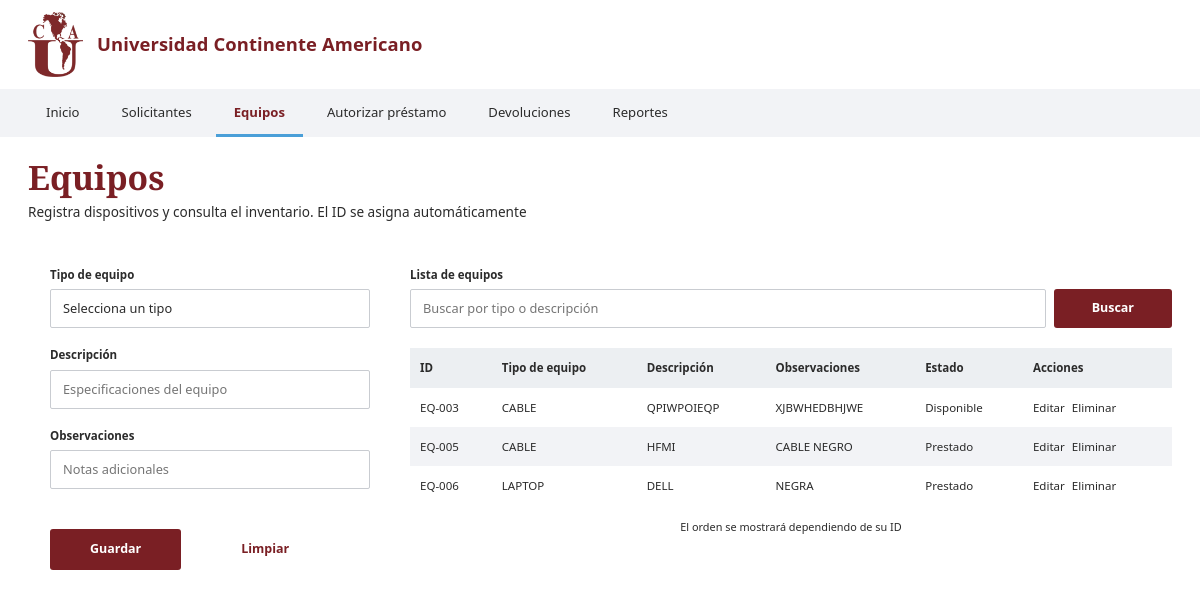
/equipos.php, run on the app's committed database.
### tables this page shows
CREATE TABLE `equipo` (
  `id_equipo` int NOT NULL AUTO_INCREMENT,
  `id_tipo` int NOT NULL,
  `descripcion` varchar(150) DEFAULT NULL,
  `observaciones` varchar(200) DEFAULT NULL,
  `estado` int NOT NULL DEFAULT '1',
  PRIMARY KEY (`id_equipo`),
  KEY `id_tipo_idx` (`id_tipo`),
  CONSTRAINT `id_tipo` FOREIGN KEY (`id_tipo`) REFERENCES `tipoequipo` (`id_tipo`) ON DELETE RESTRICT
);

CREATE TABLE `tipoequipo` (
  `id_tipo` int NOT NULL AUTO_INCREMENT,
  `nombre` varchar(45) NOT NULL,
  PRIMARY KEY (`id_tipo`),
  UNIQUE KEY `nombre_UNIQUE` (`nombre`)
);

### equipos.php (the view, shortened to what this page needs)
<?php
include "conexion.php";
$q = isset($_GET['q']) ? trim($_GET['q']) : "";
$sql = "SELECT e.id_equipo, t.nombre AS tipo, e.descripcion, e.observaciones, e.estado
        FROM equipo e
        INNER JOIN tipoequipo t ON t.id_tipo = e.id_tipo";
$sql .= " ORDER BY e.id_equipo ASC";
$stmt = $conexion->prepare($sql);
$stmt->execute();
$equipos = $stmt->get_result();
$equipo_a_editar = null;
?>
<!DOCTYPE html>
<html lang="es">
<head>
  <link rel="stylesheet" href="style.css">
</head>
<body>
  <?php include "encabezado.php"; ?>
  <main>
    <h1>Equipos</h1>
    <p class="subtitulo">Registra dispositivos y consulta el inventario.
                        El ID se asigna automáticamente</p>
    <div class="dos-columnas">
      <form class="formulario" action="<?= $equipo_a_editar ? 'editar_equipo.php' :
                                'guardar_equipo.php' ?>" method="post">
        <div class="campo">
          <label for="id_tipo">Tipo de equipo</label>
          <select id="id_tipo" name="id_tipo" required>
            <option value="">Selecciona un tipo</option>
          </select>
        </div>
        <div class="campo">
          <label for="descripcion">Descripción</label>
          <input type="text" id="descripcion" name="descripcion" maxlength="150"
                 value="<?= $equipo_a_editar ? htmlspecialchars($equipo_a_editar['descripcion']) :
                  '' ?>"
                 placeholder="Especificaciones del equipo" required>
        </div>
        <div class="campo">
          <label for="observaciones">Observaciones</label>
          <input type="text" id="observaciones" name="observaciones" maxlength="200"
                 value="<?= $equipo_a_editar ? htmlspecialchars($equipo_a_editar['observaciones']) :
                  '' ?>"
                 placeholder="Notas adicionales" required>
        </div>
        <div class="acciones-form">
          <?php if ($equipo_a_editar) { ?>
            <button type="submit" class="btn">Actualizar</button>
            <a class="btn-texto" href="equipos.php">Cancelar</a>
          <?php } else { ?>
            <button type="submit" class="btn">Guardar</button>
            <button type="reset" class="btn-texto">Limpiar</button>
          <?php } ?>
        </div>
      </form>
      <section class="lista">
        <label class="lista-titulo" for="buscar">Lista de equipos</label>
        <form class="busqueda" action="equipos.php" method="get">
          <input type="search" id="buscar" name="q" value="<?= htmlspecialchars($q) ?>"
                 placeholder="Buscar por tipo o descripción">
          <button type="submit" class="btn">Buscar</button>
        </form>
        <table class="tabla">
          <thead>
            <tr>
              <th>ID</th>
              <th>Tipo de equipo</th>
              <th>Descripción</th>
              <th>Observaciones</th>
              <th>Estado</th>
              <th>Acciones</th>
            </tr>
          </thead>
          <tbody>
            <?php if ($equipos->num_rows > 0) { ?>
              <?php while ($f = $equipos->fetch_assoc()) { ?>
                <tr>
                  <td>EQ-<?= str_pad($f['id_equipo'], 3, "0", STR_PAD_LEFT) ?></td>
                  <td><?= htmlspecialchars($f['tipo']) ?></td>
                  <td><?= htmlspecialchars($f['descripcion']) ?></td>
                  <td><?= htmlspecialchars($f['observaciones']) ?></td>
                  <td><?= $f['estado'] == 1 ? "Disponible" : "Prestado" ?></td>
                  <td>
                    <a href="equipos.php?editar=<?= $f['id_equipo'] ?>">Editar</a>
                    <a href="equipos.php?eliminar=<?= $f['id_equipo'] ?>">Eliminar</a>
                  </td>
                </tr>
              <?php } ?>
            <?php } else { ?>
              <tr><td colspan="6">No hay equipos registrados.</td></tr>
            <?php } ?>
          </tbody>
        </table>
        <p class="nota">El orden se mostrará dependiendo de su ID</p>
      </section>
    </div>
  </main>
</body>
</html>

### encabezado.php
<?php
$paginaActual = basename($_SERVER['PHP_SELF']);
$menu = [
    'index.php'        => 'Inicio',
    'solicitantes.php' => 'Solicitantes',
    'equipos.php'      => 'Equipos',
    'autorizar.php'    => 'Autorizar préstamo',
    'devoluciones.php' => 'Devoluciones',
    'reportes.php'     => 'Reportes',
];
?>
<header class="encabezado">
  <div class="marca">
    <img src="logotipouca.png" alt="logouca" width="55" height="60">
    <span class="marca-nombre">Universidad Continente Americano</span>
  </div>
</header>
<nav class="nav" aria-label="Principal">
  <ul>
    <?php foreach ($menu as $archivo => $texto): ?>
      <li>
        <a href="<?= $archivo ?>"<?= $archivo === $paginaActual ? ' aria-current="page"' : '' ?>><?= $texto ?></a>
      </li>
    <?php endforeach; ?>
  </ul>
</nav>

### style.css (style rules this page uses)
:root { --vino: #7a1f24; --vino-hover: #5c1519; --azul: #4a9fd8; --fondo: #ffffff; --barra: #f2f3f6; --circulo: #eceff2; --texto: #2b2b2b; --texto-suave: #5d6168; --serif: "Libre Baskerville", Georgia, "Times New Roman", serif; --sans: "Source Sans 3", "Segoe UI", system-ui, sans-serif; }
*, *::before, *::after { box-sizing: border-box; }
body { margin: 0; background: var(--fondo); color: var(--texto); font-family: var(--sans); font-size: 16px; line-height: 1.5; min-height: 100vh; }
.encabezado { display: flex; align-items: center; justify-content: space-between; gap: 16px; padding: 12px 28px; }
.marca { display: flex; align-items: center; gap: 14px; min-width: 0; }
.marca-nombre { font-weight: 700; font-size: 1.15rem; color: var(--vino); letter-spacing: .1px; }
.nav { background: var(--barra); padding: 0 28px; overflow-x: auto; }
.nav ul { list-style: none; margin: 0; padding: 0; display: flex; gap: 6px; min-width: max-content; }
.nav a { display: block; padding: 14px 18px 12px; font-size: .82rem; color: var(--texto); text-decoration: none; border-bottom: 3px solid transparent; }
.nav a[aria-current="page"] { font-weight: 700; color: var(--vino); border-bottom-color: var(--azul); }
main { padding: 20px 28px 56px; }
h1 { font-family: var(--serif); font-weight: 700; font-size: clamp(1.7rem, 3.2vw, 2.1rem); color: var(--vino); margin: 0 0 4px; line-height: 1.2; }
.subtitulo { margin: 0; font-size: .85rem; }
:root { --borde: #c9ccd1; }
.dos-columnas { display: grid; grid-template-columns: var(--col-izq, 320px) 1fr; gap: var(--gap-col, 40px); margin-top: 44px; padding-left: var(--sangria, 22px); align-items: start; }
.campo { margin-bottom: 18px; }
.campo label, .lista-titulo { display: block; font-size: .72rem; font-weight: 700; margin-bottom: 6px; }
.campo input, .busqueda input { width: 100%; padding: 9px 12px; font: inherit; font-size: .8rem; color: var(--texto); background: var(--fondo); border: 1px solid var(--borde); border-radius: 2px; }
.acciones-form { display: flex; align-items: center; gap: 60px; margin-top: 40px; }
.btn { background: var(--vino); color: var(--fondo); font: inherit; font-size: .78rem; font-weight: 700; border: 0; border-radius: 3px; padding: 11px 40px; cursor: pointer; }
.btn-texto { background: none; border: 0; padding: 0; font: inherit; font-size: .78rem; font-weight: 700; color: var(--vino); cursor: pointer; }
.busqueda { display: flex; gap: 8px; margin-bottom: 20px; }
.busqueda input { flex: 1; }
.busqueda .btn { padding: 0 38px; }
.tabla { width: 100%; border-collapse: collapse; font-size: .72rem; }
.tabla th, .tabla td { text-align: left; padding: 11px 10px; }
.tabla thead th { background: var(--circulo); font-weight: 700; }
.tabla tbody tr:nth-child(even) { background: var(--barra); }
.tabla td a { color: var(--texto); text-decoration: none; margin-right: 4px; }
.nota { text-align: center; font-size: .68rem; margin: 14px 0 0; }
.campo select { width: 100%; padding: 9px 48px 9px 12px; font: inherit; font-size: .8rem; color: var(--texto); background: var(--fondo); border: 1px solid var(--borde); border-radius: 2px; -webkit-appearance: none; appearance: none; }
img { max-width: 100%; height: auto; }

### data on the page
equipo: id_equipo "003", id_tipo.nombre "CABLE", descripcion "QPIWPOIEQP", observaciones "XJBWHEDBHJWE", estado "Disponible"
equipo: id_equipo "005", id_tipo.nombre "CABLE", descripcion "HFMI", observaciones "CABLE NEGRO", estado "Prestado"
equipo: id_equipo "006", id_tipo.nombre "LAPTOP", descripcion "DELL", observaciones "NEGRA", estado "Prestado"

### other printed values
$texto "Inicio"
$texto "Solicitantes"
$texto "Equipos"
$texto "Autorizar préstamo"
$texto "Devoluciones"
$texto "Reportes"
